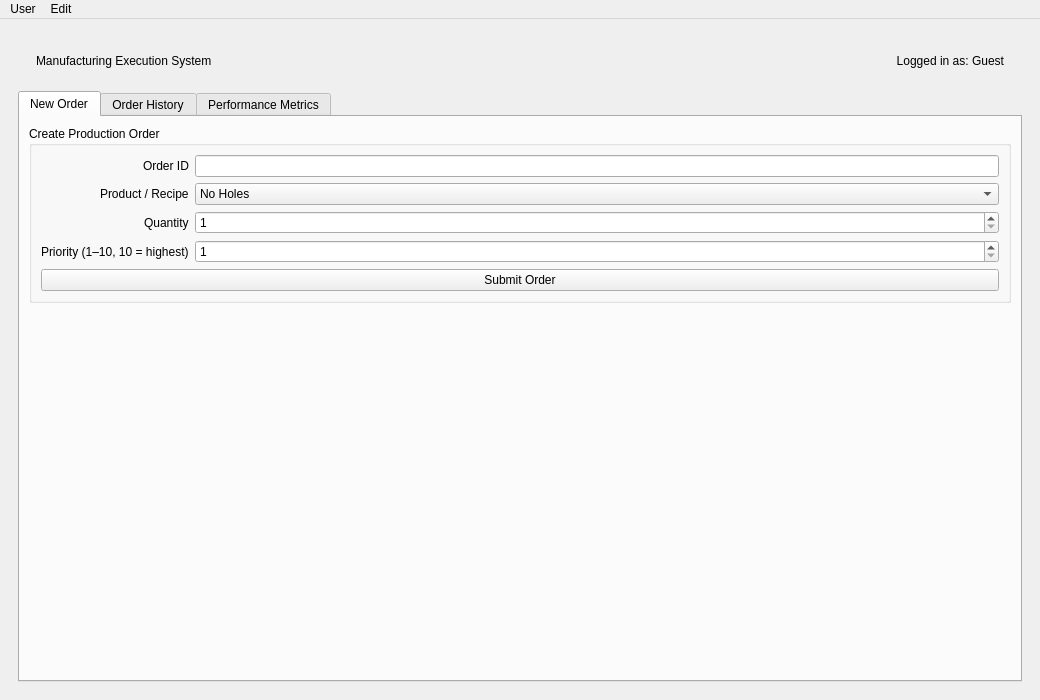
<?xml version="1.0" encoding="UTF-8"?>
<ui version="4.0">
 <class>MesWindow</class>
 <widget class="QMainWindow" name="MesWindow">
  <property name="geometry">
   <rect>
    <x>0</x>
    <y>0</y>
    <width>1040</width>
    <height>700</height>
   </rect>
  </property>
  <property name="windowTitle">
   <string>MES Access Management</string>
  </property>
  <widget class="QWidget" name="centralwidget">
   <layout class="QVBoxLayout" name="verticalLayout">
    <property name="leftMargin">
     <number>18</number>
    </property>
    <property name="topMargin">
     <number>18</number>
    </property>
    <property name="rightMargin">
     <number>18</number>
    </property>
    <property name="bottomMargin">
     <number>18</number>
    </property>
    <item>
     <widget class="QFrame" name="header_panel">
      <layout class="QHBoxLayout" name="headerLayout">
       <property name="leftMargin">
        <number>18</number>
       </property>
       <property name="topMargin">
        <number>14</number>
       </property>
       <property name="rightMargin">
        <number>18</number>
       </property>
       <property name="bottomMargin">
        <number>14</number>
       </property>
       <item>
        <widget class="QLabel" name="window_title_label">
         <property name="text">
          <string>Manufacturing Execution System</string>
         </property>
        </widget>
       </item>
       <item>
        <spacer name="headerSpacer">
         <property name="orientation">
          <enum>Qt::Horizontal</enum>
         </property>
         <property name="sizeHint" stdset="0">
          <size>
           <width>40</width>
           <height>20</height>
          </size>
         </property>
        </spacer>
       </item>
       <item>
        <widget class="QLabel" name="logged_in_user_label">
         <property name="text">
          <string>Logged in as: Guest</string>
         </property>
         <property name="alignment">
          <set>Qt::AlignRight|Qt::AlignTrailing|Qt::AlignVCenter</set>
         </property>
        </widget>
       </item>
      </layout>
     </widget>
    </item>
    <item>
     <widget class="QTabWidget" name="main_tabs">
      <property name="currentIndex">
       <number>0</number>
      </property>
      <widget class="QWidget" name="new_order_tab">
       <attribute name="title">
        <string>New Order</string>
       </attribute>
       <layout class="QVBoxLayout" name="newOrderLayout">
        <item>
         <widget class="QGroupBox" name="new_order_group">
          <property name="title">
           <string>Create Production Order</string>
          </property>
          <layout class="QVBoxLayout" name="groupBoxLayout">
           <item>
            <layout class="QFormLayout" name="orderFormLayout">
             <property name="labelAlignment">
              <set>Qt::AlignRight|Qt::AlignTrailing|Qt::AlignVCenter</set>
             </property>
             <item row="0" column="0">
              <widget class="QLabel" name="order_id_label">
               <property name="text">
                <string>Order ID</string>
               </property>
              </widget>
             </item>
             <item row="0" column="1">
              <widget class="QLineEdit" name="order_id_input"/>
             </item>
             <item row="1" column="0">
              <widget class="QLabel" name="recipe_label">
               <property name="text">
                <string>Product / Recipe</string>
               </property>
              </widget>
             </item>
             <item row="1" column="1">
              <widget class="QComboBox" name="recipe_combo">
               <property name="currentText">
                <string>No Holes</string>
               </property>
               <item>
                <property name="text">
                 <string>No Holes</string>
                </property>
               </item>
               <item>
                <property name="text">
                 <string>Left Holes</string>
                </property>
               </item>
               <item>
                <property name="text">
                 <string>Right Holes</string>
                </property>
               </item>
               <item>
                <property name="text">
                 <string>All Holes</string>
                </property>
               </item>
              </widget>
             </item>
             <item row="2" column="0">
              <widget class="QLabel" name="quantity_label">
               <property name="text">
                <string>Quantity</string>
               </property>
              </widget>
             </item>
             <item row="2" column="1">
              <widget class="QSpinBox" name="quantity_spin">
               <property name="minimum">
                <number>1</number>
               </property>
               <property name="maximum">
                <number>100000</number>
               </property>
              </widget>
             </item>
             <item row="3" column="0">
              <widget class="QLabel" name="priority_label">
               <property name="text">
                <string>Priority (1–10, 10 = highest)</string>
               </property>
              </widget>
             </item>
             <item row="3" column="1">
              <widget class="QSpinBox" name="priority_spin">
               <property name="minimum">
                <number>1</number>
               </property>
               <property name="maximum">
                <number>10</number>
               </property>
              </widget>
             </item>
            </layout>
           </item>
           <item>
            <widget class="QPushButton" name="submit_order_btn">
             <property name="text">
              <string>Submit Order</string>
             </property>
            </widget>
           </item>
          </layout>
         </widget>
        </item>
        <item>
         <spacer name="verticalSpacer">
          <property name="orientation">
           <enum>Qt::Vertical</enum>
          </property>
          <property name="sizeHint" stdset="0">
           <size>
            <width>20</width>
            <height>160</height>
           </size>
          </property>
         </spacer>
        </item>
       </layout>
      </widget>
      <widget class="QWidget" name="history_tab">
       <attribute name="title">
        <string>Order History</string>
       </attribute>
       <layout class="QVBoxLayout" name="historyLayout">
        <item>
         <widget class="QTableWidget" name="orders_table">
          <column>
           <property name="text">
            <string>Order ID</string>
           </property>
          </column>
          <column>
           <property name="text">
            <string>Recipe</string>
           </property>
          </column>
          <column>
           <property name="text">
            <string>Quantity</string>
           </property>
          </column>
          <column>
           <property name="text">
            <string>Status</string>
           </property>
          </column>
          <column>
           <property name="text">
            <string>Created By</string>
           </property>
          </column>
          <column>
           <property name="text">
            <string>Created At</string>
           </property>
          </column>
          <column>
           <property name="text">
            <string>Priority</string>
           </property>
          </column>
          <column>
           <property name="text">
            <string>RFID Tag</string>
           </property>
          </column>
         </widget>
        </item>
       </layout>
      </widget>
      <widget class="QWidget" name="metrics_tab">
       <attribute name="title">
        <string>Performance Metrics</string>
       </attribute>
       <layout class="QVBoxLayout" name="metricsLayout">
        <item>
         <widget class="QGroupBox" name="metrics_group">
          <property name="title">
           <string>Station Performance Metrics</string>
          </property>
          <layout class="QVBoxLayout" name="metricsGroupLayout">
           <item>
            <widget class="QLabel" name="oee_label">
             <property name="text">
              <string>OEE: -- (Availability × Performance × Quality)</string>
             </property>
            </widget>
           </item>
           <item>
            <widget class="QLabel" name="machine_state_label">
             <property name="text">
              <string>Machine State: Not connected</string>
             </property>
            </widget>
           </item>
           <item>
            <widget class="QLabel" name="monitoring_label">
             <property name="text">
              <string>Monitoring / OPC UA integration can be added later.</string>
             </property>
             <property name="wordWrap">
              <bool>true</bool>
             </property>
            </widget>
           </item>
          </layout>
         </widget>
        </item>
        <item>
         <spacer name="metricsSpacer">
          <property name="orientation">
           <enum>Qt::Vertical</enum>
          </property>
          <property name="sizeHint" stdset="0">
           <size>
            <width>20</width>
            <height>220</height>
           </size>
          </property>
         </spacer>
        </item>
       </layout>
      </widget>
     </widget>
    </item>
   </layout>
  </widget>
  <widget class="QMenuBar" name="menubar">
   <property name="geometry">
    <rect>
     <x>0</x>
     <y>0</y>
     <width>1040</width>
     <height>22</height>
    </rect>
   </property>
   <widget class="QMenu" name="menuUser">
    <property name="title">
     <string>User</string>
    </property>
    <addaction name="update_password_action"/>
    <addaction name="logout_action"/>
   </widget>
   <widget class="QMenu" name="menuEdit">
    <property name="title">
     <string>Edit</string>
    </property>
    <addaction name="edit_stations_action"/>
    <addaction name="reload_stations_action"/>
   </widget>
   <addaction name="menuUser"/>
   <addaction name="menuEdit"/>
  </widget>
  <action name="update_password_action">
   <property name="text">
    <string>Update Password</string>
   </property>
  </action>
  <action name="logout_action">
   <property name="text">
    <string>Logout</string>
   </property>
  </action>
  <action name="edit_stations_action">
   <property name="text">
    <string>Edit Stations</string>
   </property>
  </action>
  <action name="reload_stations_action">
   <property name="text">
    <string>Reload Stations</string>
   </property>
  </action>
 </widget>
 <resources/>
 <connections/>
</ui>
